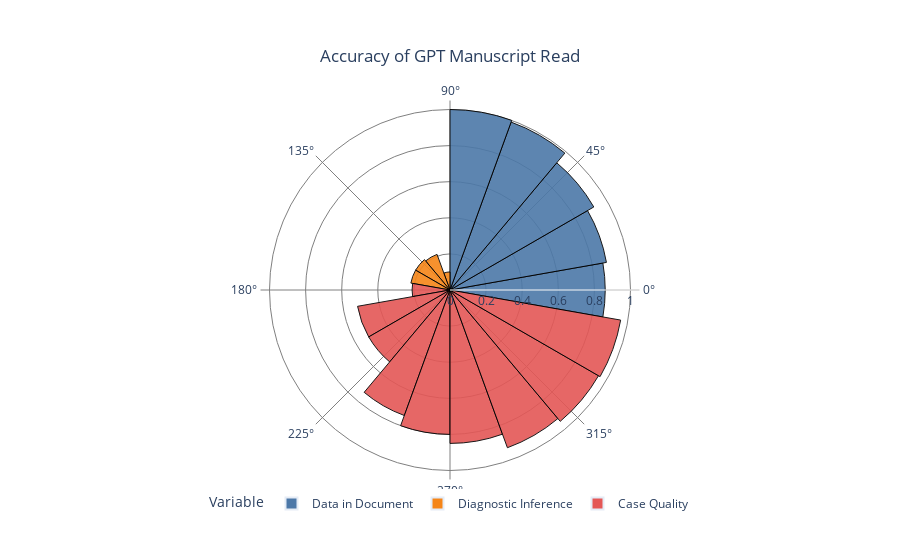

Notebook code for this chart:
### Code cell
# Usage with your dataframe
fig = plotly_grouped_radial_bar(data_df, metric='Accuracy', category_col='Category', variable_col='Variable', title='Accuracy of GPT Manuscript Read')
fig.show()

### Figure 1 — Plotly figure (JSON) as saved in the notebook; plotly's stock layout.template omitted (floating-point values rounded to 4 significant figures)
{"data": [{"marker": {"color": "#4C78A8"}, "name": "Data in Document", "r": [0], "showlegend": true, "theta": [0], "type": "barpolar"}, {"marker": {"color": "#4C78A8", "line": {"color": "black", "width": 1}}, "name": "Case", "opacity": 0.9, "r": [0.86], "showlegend": false, "theta": [0], "type": "barpolar", "width": [20]}, {"marker": {"color": "#4C78A8", "line": {"color": "black", "width": 1}}, "name": "Amnesia Type", "opacity": 0.9, "r": [0.88], "showlegend": false, "theta": [20], "type": "barpolar", "width": [20]}, {"marker": {"color": "#4C78A8", "line": {"color": "black", "width": 1}}, "name": "Amnesia Measured", "opacity": 0.9, "r": [0.92], "showlegend": false, "theta": [40], "type": "barpolar", "width": [20]}, {"marker": {"color": "#4C78A8", "line": {"color": "black", "width": 1}}, "name": "Neuroimaging", "opacity": 0.9, "r": [0.99], "showlegend": false, "theta": [60], "type": "barpolar", "width": [20]}, {"marker": {"color": "#4C78A8", "line": {"color": "black", "width": 1}}, "name": "English", "opacity": 0.9, "r": [1], "showlegend": false, "theta": [80], "type": "barpolar", "width": [20]}, {"marker": {"color": "#F58518"}, "name": "Diagnostic Inference", "r": [0], "showlegend": true, "theta": [0], "type": "barpolar"}, {"marker": {"color": "#F58518", "line": {"color": "black", "width": 1}}, "name": "Neurodegeneration", "opacity": 0.9, "r": [0.1], "showlegend": false, "theta": [100], "type": "barpolar", "width": [20]}, {"marker": {"color": "#F58518", "line": {"color": "black", "width": 1}}, "name": "Isolated Amnesia", "opacity": 0.9, "r": [0.21], "showlegend": false, "theta": [120], "type": "barpolar", "width": [20]}, {"marker": {"color": "#F58518", "line": {"color": "black", "width": 1}}, "name": "Confounding Disease", "opacity": 0.9, "r": [0.22], "showlegend": false, "theta": [140], "type": "barpolar", "width": [20]}, {"marker": {"color": "#F58518", "line": {"color": "black", "width": 1}}, "name": "Atypical Amnesia", "opacity": 0.9, "r": [0.22], "showlegend": false, "theta": [160], "type": "barpolar", "width": [20]}, {"marker": {"color": "#E45756"}, "name": "Case Quality", "r": [0], "showlegend": true, "theta": [0], "type": "barpolar"}, {"marker": {"color": "#E45756", "line": {"color": "black", "width": 1}}, "name": "Extended History", "opacity": 0.9, "r": [0.21], "showlegend": false, "theta": [180], "type": "barpolar", "width": [20]}, {"marker": {"color": "#E45756", "line": {"color": "black", "width": 1}}, "name": "Bias", "opacity": 0.9, "r": [0.52], "showlegend": false, "theta": [200], "type": "barpolar", "width": [20]}, {"marker": {"color": "#E45756", "line": {"color": "black", "width": 1}}, "name": "Neuroimaging at Onset", "opacity": 0.9, "r": [0.52], "showlegend": false, "theta": [220], "type": "barpolar", "width": [20]}, {"marker": {"color": "#E45756", "line": {"color": "black", "width": 1}}, "name": "Suitability for LNM", "opacity": 0.9, "r": [0.74], "showlegend": false, "theta": [240], "type": "barpolar", "width": [20]}, {"marker": {"color": "#E45756", "line": {"color": "black", "width": 1}}, "name": "Replicability", "opacity": 0.9, "r": [0.8], "showlegend": false, "theta": [260], "type": "barpolar", "width": [20]}, {"marker": {"color": "#E45756", "line": {"color": "black", "width": 1}}, "name": "Attribution Error", "opacity": 0.9, "r": [0.85], "showlegend": false, "theta": [280], "type": "barpolar", "width": [20]}, {"marker": {"color": "#E45756", "line": {"color": "black", "width": 1}}, "name": "Temporality of History", "opacity": 0.9, "r": [0.93], "showlegend": false, "theta": [300], "type": "barpolar", "width": [20]}, {"marker": {"color": "#E45756", "line": {"color": "black", "width": 1}}, "name": "HPI", "opacity": 0.9, "r": [0.95], "showlegend": false, "theta": [320], "type": "barpolar", "width": [20]}, {"marker": {"color": "#E45756", "line": {"color": "black", "width": 1}}, "name": "Workup", "opacity": 0.9, "r": [0.96], "showlegend": false, "theta": [340], "type": "barpolar", "width": [20]}], "layout": {"legend": {"font": {"size": 12}, "itemsizing": "constant", "orientation": "h", "title": {"text": "Variable"}, "traceorder": "normal", "x": 0.5, "xanchor": "center", "yanchor": "bottom"}, "polar": {"angularaxis": {"gridcolor": "gray", "showgrid": true}, "bgcolor": "white", "radialaxis": {"gridcolor": "gray", "showgrid": true}}, "title": {"text": "Accuracy of GPT Manuscript Read", "x": 0.5, "xanchor": "center", "yanchor": "top"}}}
